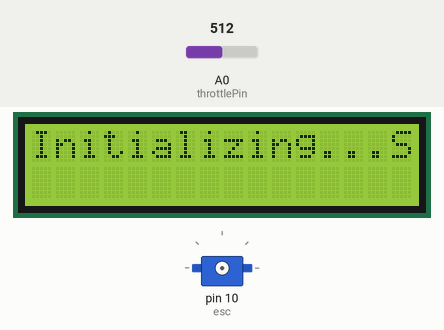
This sketch was run on a simulated Arduino Uno, built with avr-gcc and run on an emulated ATmega328P. On the bench: 16×2 character LCD, servo. Inputs (shaded band) come from the test bench; at power-on: A0 (throttlePin) = 512.

Above: at 0.1 s.
At 12.1 s:
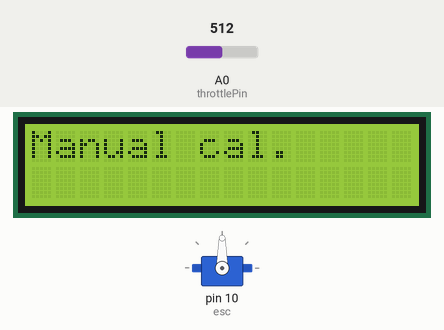
At 19.1 s:
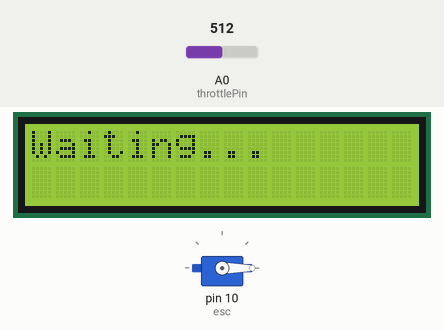
At 34.1 s:
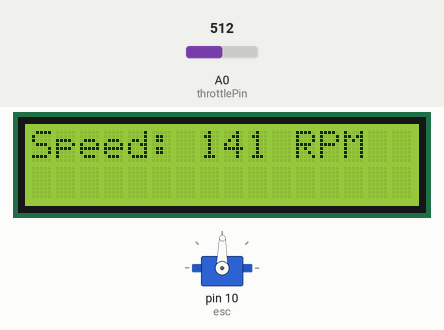
Timing chart, 0 to 35.6 s (numbered marks = the images above):
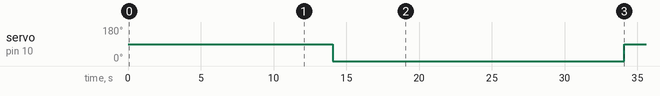

Measured:
- by itself, servo on pin 10 (esc): 90° → 0° at 14.1 s, → 89° 20.0 s later
- what the display in image 1 shows lasts 2.0 s, from 12.1 s to 14.1 s
- what the display in image 2 shows lasts 5.0 s, from 19.1 s to 24.1 s

The sketch:

Improved_centrifuge.ino
```cpp
#include <Wire.h>

#include <LiquidCrystal.h>
LiquidCrystal lcd(8, 13, 9, 4, 5, 6, 7);

#include <Servo.h>

Servo esc;
int throttlePin = 0;

void setup() {

    // set up the LCD's number of columns and rows:
    lcd.begin(16, 2);
    // Print a message to the LCD.
    lcd.print("Initializing...");
       lcd.print("Set to 0");
          delay(10000);
       esc.attach(10);
          int throttle = analogRead(throttlePin);
          // throttle = map(throttle, 0, 1023, 0, 179);
          int throttlepercent = (throttle*100) / 179;
          int myRPM = 7200 / (100 - throttlepercent);
      delay(2000);
      lcd.clear();

// add option for button toggle for manual calibration mode
  // if pushed, yes, or auto-no

    lcd.print("Manual cal.");
      delay(2000);
      lcd.clear();
      esc.write(throttle);
      if (myRPM <= 100) {}
      else {
        lcd.clear();
        lcd.print("Waiting...");
        delay(5000);}

     lcd.clear();
     lcd.print("Set to max");
      delay(5000);
      lcd.clear();
        if (myRPM == 7200){
            lcd.clear();}
        else{
          lcd.print("Waiting...");
          delay(5000);}

     lcd.clear();
     lcd.print("Return to 0");
      delay(5000);
      lcd.clear();
       if (myRPM <= 100){}
       else{
         lcd.print("Waiting...");
         delay(5000);}

// add option to convert between RPM or G-force for readout
  // can use button ("set in RPM, change to G-force?)
    // if button, yes

  lcd.clear();
  lcd.print("Ready");
  delay(5000);
}

void loop() {

// add button control for kill switch
  // if pushed,
    // throttle = 0
    // esc.write(throttle)
    // reset or halt

    lcd.clear();
          int throttle = analogRead(throttlePin);
          throttle = map(throttle, 0, 1023, 0, 179);
          int throttlepercent = (throttle*100) / 179;
          int myRPM = 7200 / (100 - throttlepercent);
          esc.write(throttle);
    lcd.print("Speed: ");
      if(myRPM == -1){
        lcd.print("7200");}
      else if(myRPM <= 100){
        lcd.print("0");}
      else{
        lcd.print(myRPM);}
    lcd.print(" RPM");
    delay(50);
}
```
